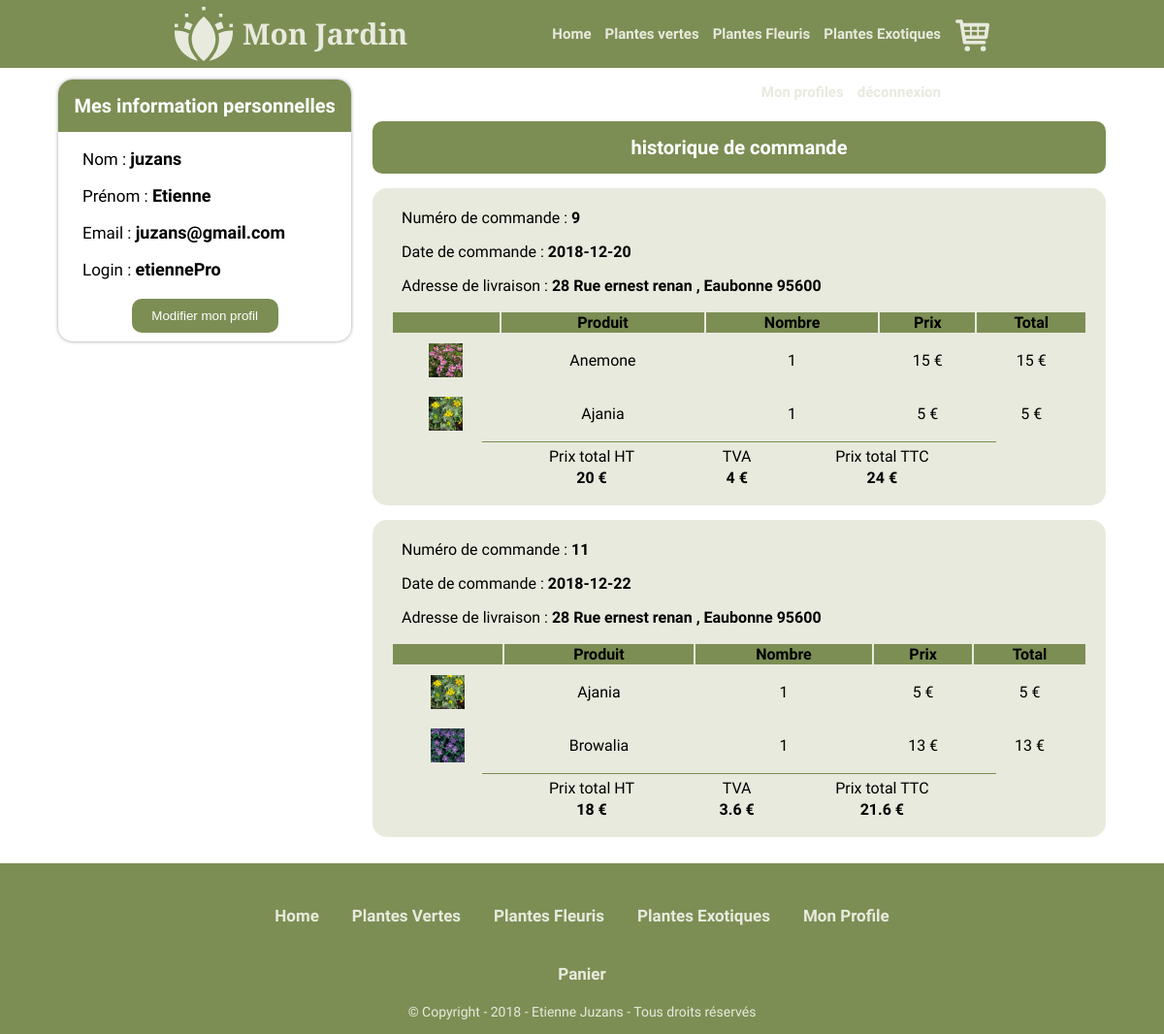
The page /Profile (signed in) on the database its author committed.
### tables this page shows
CREATE TABLE `Users` (
  `id` int(11) NOT NULL,
  `name` varchar(255) NOT NULL,
  `firstName` varchar(255) NOT NULL,
  `Login` varchar(255) NOT NULL,
  `password` varchar(255) NOT NULL,
  `email` varchar(255) NOT NULL,
  `actif` int(1) NOT NULL
);

CREATE TABLE `Commande` (
  `id` int(11) NOT NULL,
  `id_users` int(10) NOT NULL,
  `date` varchar(255) NOT NULL,
  `numero` varchar(10) NOT NULL,
  `rue` text NOT NULL,
  `ville` text NOT NULL,
  `codePostal` varchar(10) NOT NULL
);

CREATE TABLE `Produits` (
  `id` int(11) NOT NULL,
  `name` varchar(255) NOT NULL,
  `description` text NOT NULL,
  `prix` float NOT NULL,
  `actif` int(1) DEFAULT NULL,
  `view` varchar(255) NOT NULL DEFAULT '0'
);

CREATE TABLE `Produits_commande` (
  `id` int(11) NOT NULL,
  `id_commande` int(20) NOT NULL DEFAULT '0',
  `id_produit` int(20) NOT NULL,
  `nb_produit` int(20) NOT NULL,
  `id_users` int(11) NOT NULL,
  `etat` int(1) NOT NULL
);

### controller/profil.php (called while the page is built, shortened)
<?php
$objProfile = new profil($connect);
?>

### models/connect.class.php (called while the page is built, shortened)
<?php
class connect {
    public function setConnect(PDO $connect)
    {
        $this -> _connect = $connect;
    }
}
?>

### models/profil.class.php (called while the page is built, shortened)
<?php
class profil extends connect
{
    function infoProfil($id){
        $req = $this ->  _connect -> query("SELECT * FROM Users WHERE id = $id");
        $resReq = $req -> fetchAll();
        return $resReq;
    }
    function AfficheCommande($idUsers){
        $req = $this -> _connect -> query("SELECT * FROM Commande WHERE id_users = '$idUsers'");
        $res = $req -> fetchAll();
        return $res;
    }
    function AfficheProduitCommande($idCommande,$idUser){
        $req = $this -> _connect -> query("SELECT * FROM Produits_commande WHERE id_commande = '$idCommande' AND id_users = '$idUser'");
        $res =  $req -> fetchAll();
        return $res;
    }
    function nbCommande($idUser){
        $req = $this -> _connect -> query("SELECT * FROM Commande WHERE id_users = '$idUser'");
        $nb =  $req -> rowCount();
        return $nb;
    }
    function AfficheInforoduit($idProduit){
        $req = $this -> _connect -> query("SELECT * FROM Produits WHERE id ='$idProduit'");
        $res = $req -> fetchAll();
        return $res;
    }
}
?>

### views/Profile.php (the view, shortened to what this page needs)
<?php
require "controller/profil.php";
?>
<section>
    <div id="Profil">
        <div id="Profil_Info_Users">
            <h3>Mes information personnelles</h3>
            <?php
            if (isset($_POST['ModifProfil'])) {
                require "ModifeProfil.php";
            } else {
                require "AfficheFormProfil.php";
            }
            ?>
        </div>
        <div id="Profil_Info_Commande">
            <h3>historique de commande</h3>
            <?php
            $idUser = $_SESSION['user'];
            if ($objProfile->nbCommande($idUser) > 0) {
                $total = 0;
                foreach ($objProfile->AfficheCommande($idUser) as $res) {
                    $idCommande = $res['id'];
                    ?>
                    <div class="Profile_Commmande">
                        <div class="Profile_Commmande_Info">
                            <ul>
                                <li><p>Numéro de commande : <strong><?php echo $res['id']; ?></strong></p></li>
                                <li><p>Date de commande : <strong><?php echo $res['date']; ?></strong></p></li>
                                <li><p>Adresse de livraison : <strong>
                                            <?php echo $res['numero']; ?> <?php echo $res['rue']; ?>
                                            , <?php echo $res['ville']; ?> <?php echo $res['codePostal']; ?>
                                        </strong></p></li>
                            </ul>
                        </div>
                        <div class="Profile_Commmande_Produit">
                            <table>
                                <tr class="Table_Menu">
                                    <td>&nbsp;</td>
                                    <td><strong>Produit</strong></td>
                                    <td><strong>Nombre</strong></td>
                                    <td><strong>Prix</strong></td>
                                    <td><strong>Total</strong></td>
                                </tr>
                                <?php
                                foreach ($objProfile->AfficheProduitCommande($idCommande, $idUser) as $resProduit) {
                                    $idProduit = $resProduit['id_produit'];
                                    $nbProduit = $resProduit['nb_produit'];
                                    foreach ($objProfile->AfficheInforoduit($idProduit) as $resInfoProduit) {
                                        $calcule1 = $resInfoProduit['prix'];
                                        $calcule2 = $nbProduit;
                                        $resCalcul = $calcule1 * $calcule2;
                                        $total += $resCalcul;
                                        $tva = ($total * 20) / 100;
                                        ?>
                                        <tr>
                                            <td>
                                                <div class="Profile_Commmande_Produit_Picture"
                                                     style="background-image: url('./images/images_produits/<?php echo $resInfoProduit['name'] ?>.jpg'); width: 35px; height: 35px; background-size: cover; margin: 0 auto;">
                                                </div>
                                            </td>
                                            <td>
                                                <p><?php echo $resInfoProduit['name']; ?></p>
                                            </td>
                                            <td>
                                                <p><?php echo $nbProduit; ?></p>
                                            </td>
                                            <td>
                                                <p><?php echo $resInfoProduit['prix']; ?> €</p>
                                            </td>
                                            <td>
                                                <p><?php echo $resCalcul; ?> €</p>
                                            </td>
                                        </tr>
                                        <?php
                                    }
                                }
                                ?>
                            </table>
                        </div>
                        <div class="Home_Barre"></div>
                        <div class="Profile_Commmande_Total">
                            <div class="Profile_Commmande_Total_Text">
                                <p>Prix total HT</p></td>
                                <h4><?php echo $total; ?> €</h4>
                            </div>
                            <div class="Profile_Commmande_Text_Tva">
                                <p>TVA</p>
                                <h4><?php echo $tva; ?> €</h4>
                            </div>
                            <div class="Profile_Commmande_Text_TTC">
                                <p>Prix total TTC</p>
                                <h4><?php echo $total + $tva ?> €</h4>
                            </div>
                        </div>
                    </div>
                    <?php
                    $total = 0;
                }
            } else {
                ?>
                <div class="Profil_Info_Nocommande">
                    <p>Vous n'avez pas d'historique de commande.</p>
                </div>
                <?php
            }
            ?>
        </div>
    </div>
</section>

### views/AfficheFormProfil.php
<?php
foreach($objProfile->infoProfil($_SESSION['user']) as $res){
    ?>
    <div class="Profil_Info_Form">
        <p>Nom : <strong><?php echo $res['name']?></strong></p>
        <p>Prénom : <strong><?php echo $res['firstName']?></strong></p>
        <p>Email : <strong><?php echo $res['email']?></strong></p>
        <p>Login : <strong><?php echo $res['Login']?></strong></p>
    </div>
    <div class="Button_Profil">
        <form method="post">
            <input type="submit" name="ModifProfil" value="Modifier mon profil">
        </form>
    </div>
    <?php
}
?>

### styles/styles.css (style rules this page uses)
html, body { margin: 0; padding: 0; }
.Home_Barre { width: 70%; margin: 0 auto; height: 1px; background: #7c8e54; }
#Profil { width: 90%; margin: 1% auto; }
#Profil_Info_Users { float: left; width: 28%; background: #fff; box-shadow: 0px 0px 5px -2px #000; margin-right: 2%; border-radius: 15px; }
#Profil_Info_Users h3 { text-align: center; font-size: 20px; color: #ffffff; border-radius: 15px 15px 0px 0px; background: #7c8e54; margin: 0% 0% 4% 0%; padding: 15px 0px; font-family: 'Oxygen', sans-serif; }
.Button_Profil form input { border: none; padding: 10px 20px; background: #7c8e54; color: #fff; border-radius: 10px; margin: 1% 25% 3% 25%; width: 50%; cursor: pointer; }
.Profil_Info_Form { padding-left: 25px; }
.Profil_Info_Form p { font-size: 17px; font-family: 'Oxygen', sans-serif; }
.Profil_Info_Form p strong { font-size: 18px; font-family: 'Oxygen', sans-serif; }
#Profil_Info_Commande { display: inline-block; width: 70%; border-radius: 15px; font-family: 'Oxygen', sans-serif; }
#Profil_Info_Commande h3 { text-align: center; font-size: 20px; color: #ffffff; border-radius: 10px 10px 10px 10px; background: #7c8e54; margin: 0% 0% 1% 0%; padding: 15px 0px; font-family: 'Oxygen', sans-serif; }
.Profile_Commmande { width: 100%; background: #e8eadd; border-radius: 15px; margin: 2% 0% 2% 0%; padding-bottom: 15px; }
.Profile_Commmande_Info { width: 100% }
.Profile_Commmande_Info ul { margin: 0; list-style: none; padding-top: 5px; padding-left: 30px; }
.Profile_Commmande_Produit table { width: 95%; margin: 0% 2.5%; }
.Profile_Commmande_Produit table tr td { text-align: center; }
.Table_Menu { background: #7c8e54; text-align: center; }
.Profile_Commmande_Total { height: 50px; width: 60%; margin: 0px auto; }
.Profile_Commmande_Total_Text { width: 33%; float: left; text-align: center; }
.Profile_Commmande_Total_Text p { margin: 5px 0px 3px 0px; }
.Profile_Commmande_Total_Text h4 { margin: 0; }
.Profile_Commmande_Text_Tva { width: 33%; float: left; text-align: center; }
.Profile_Commmande_Text_Tva p { margin: 5px 0px 3px 0px; }
.Profile_Commmande_Text_Tva h4 { margin: 0; }
.Profile_Commmande_Text_TTC { width: 33%; float: left; text-align: center; }
.Profile_Commmande_Text_TTC p { margin: 5px 0px 3px 0px; }
.Profile_Commmande_Text_TTC h4 { margin: 0; }

### rows shown on the page
users: name "juzans", firstName "Etienne", email "juzans@gmail.com", Login "etiennePro"
commande: id "9", date "2018-12-20", numero "28", rue "Rue ernest renan", ville "Eaubonne", codePostal "95600", total "20", tva "4", tva "24"
produits_commande: nb_produit "1"
produits: name (picture), name "Anemone", prix "15"
produits_commande: nb_produit "1"
produits: name (picture), name "Ajania", prix "5"
commande: id "11", date "2018-12-22", numero "28", rue "Rue ernest renan", ville "Eaubonne", codePostal "95600", total "18", tva "3.6", tva "21.6"
produits_commande: nb_produit "1"
produits_commande: nb_produit "1"
produits: name (picture), name "Browalia", prix "13"
